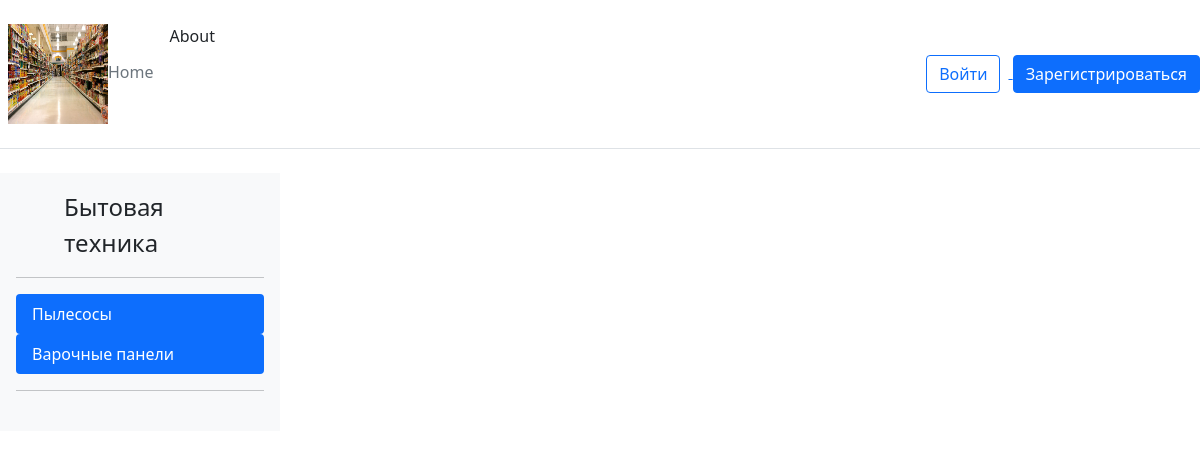
The app's page /catalog/2/ with its own data.
### catalog/models.py (models this page shows)
class SubCategories(models.Model):
    sub_category = models.CharField(max_length=100)
    category_key = models.ForeignKey(Categories, on_delete=models.CASCADE)
    def __str__(self):
        return self.sub_category

class Categories(models.Model):
    category = models.CharField(max_length=100)
    def __str__(self):
        return self.category

### catalog/views.py (the view)
# urls.py: path('/<int:pk>/', subcat_detail , name='cat'),
def subcat_detail(request,pk):
    all_sub_cat = SubCategories.objects.filter(category_key_id=pk)
    print(all_sub_cat)
    context = {
        'all_sub_cat':all_sub_cat
    }
    return render(request, 'cat_detail.html', context)

### main/context_processor.py (called while the page is built)
def current_city(request):
    all_cities = City.objects.all()
    request.session['the_city'] = request.GET
    context = {
        'the_city': request.session['the_city'],
        'all_cities': all_cities
    }
    return context

def catalog(request):
    subcat = SubCategories.objects.all()
    cat = Categories.objects.all()
    context = {'subcat': subcat,
               'cat': cat
               }
    return context

### catalog/templates/cat_detail.html
{% extends "main_page.html" %}
{% block sidebar %}
<div class="d-flex flex-column flex-shrink-0 p-3 bg-light" style="width: 280px;">
    <a href="/" class="d-flex align-items-center mb-3 mb-md-0 me-md-auto link-dark text-decoration-none">
        <svg class="bi me-2" width="40" height="32">
            <use xlink:href="#bootstrap"></use>
        </svg>
        <span class="fs-4">{{all_sub_cat.1.category_key}}</span>
    </a>
    <hr>
    <ul class="nav nav-pills flex-column mb-auto">
        {% for i in all_sub_cat %}
        <li class="nav-item">
            <a href="" class="nav-link active" aria-current="page">
                {{i.sub_category}}
            </a>
        </li>
        {% endfor %}
    </ul>
    <hr>
{% endblock %}

### records on screen
SubCategories: category_key.category "Бытовая техника", sub_category "Варочные панели"
SubCategories: sub_category "Пылесосы"
